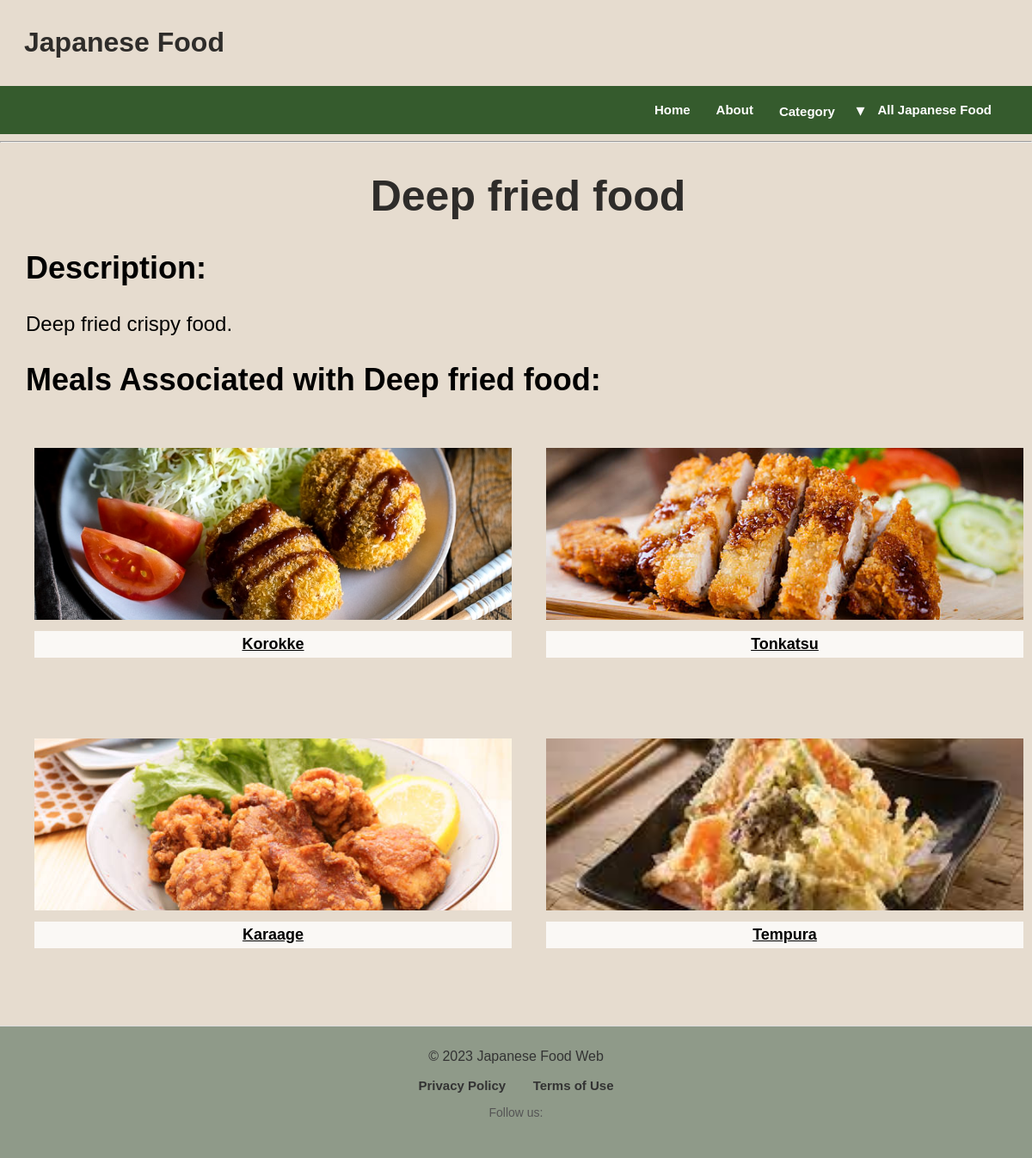
Page /base/3 on the earlier database version.
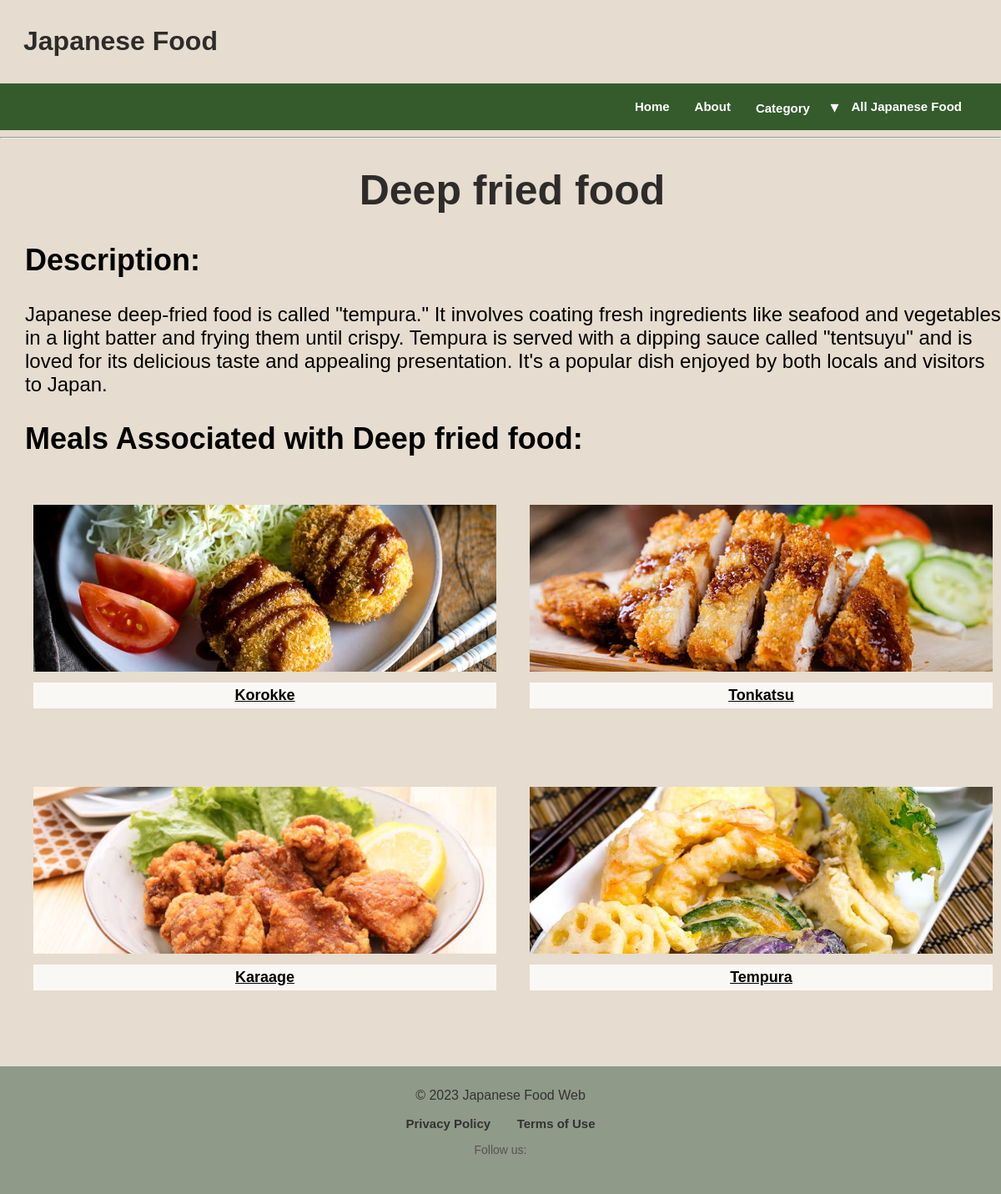
Same page on the later database version.
### app/models.py (models this page shows, shortened)
class Base(db.Model):
    __tablename__ = "Base"
    id = db.Column(db.Integer, primary_key=True)
    name = db.Column(db.String())
    description = db.Column(db.Text())
    image_url = db.Column(db.Text())
    meals = db.relationship('Meal', backref='base', lazy=True)

class Meal(db.Model):
    __tablename__ = "Meal"
    id = db.Column(db.Integer, primary_key=True)
    name = db.Column(db.String())
    description = db.Column(db.Text())
    price = db.Column(db.Text())
    image_url = db.Column(db.Text())
    base_id = db.Column(db.Integer, db.ForeignKey('Base.id'))
    ingredients = db.relationship(
        'Ingredient',
        secondary=MealIngredient,
        backref='meals'
    )

### app/routes.py (the view)
@app.route('/base/<int:base_id>')
def base(base_id):
    base = models.Base.query.get(base_id)
    if not base:
        abort(404)  # Return 404 error if base with the given id doesn't exist
    meals_of_base = base.meals  # Accessing meals associated with the base
    return render_template("base.html", base=base, meals_of_base=meals_of_base)

### app/templates/base.html (shortened to what this page needs)
<!DOCTYPE html>
<html>
<head>
  <link rel="stylesheet" href="{{ url_for('static', filename='common.css') }}">
  <link rel="stylesheet" href="{{ url_for('static', filename='base.css') }}">
</head>
{% extends 'layout.html' %}
{% block content %}
    <div class="base-details">
        <h1 class="base-name">{{ base.name }}</h1>
        <div class="description">
            <h2>Description:</h2>
            <p>{{ base.description }}</p>
        </div>
        <div class="meals">
            <h2>Meals Associated with {{ base.name }}:</h2>
            <ul class="meal-grid">
                {% for meal in base.meals %}
                    <li class="meal-item">
                        <div class="meal-container">
                            <a href="{{ url_for('Japanese_food', id=meal.id) }}">
                                <div class="image-container">
                                    <img src="{{ meal.image_url }}" alt="{{ meal.name }} Image" class="meal-image">
                                </div>
                                <p class="meal-name">{{ meal.name }}</p>
                            </a>
                        </div>
                    </li>
                {% endfor %}
            </ul>
        </div>
    </div>
{% endblock %}

### app/templates/layout.html (shortened to what this page needs)
<!DOCTYPE html>
<html>
<head>
  <link rel="stylesheet" href="{{ url_for('static', filename='styles/common.css') }}">
</head>
<body class="page-container">
  {% include 'header.html' %}
  {% include 'nav.html' %}
  <div class="content-container">
    {% block content %}{% endblock %}
  </div>
  {% include 'footer.html' %}
</body>
</html>

### app/templates/header.html (shortened to what this page needs)
<!DOCTYPE html>
<html>
<head>
  <link rel="stylesheet" href="{{ url_for('static', filename='common.css') }}">
  <link rel="stylesheet" href="{{ url_for('static', filename='header.css') }}">
</head>
<body>
  <header>
    <h1>Japanese Food</h1>
  </header>
</body>
</html>

### app/templates/nav.html (shortened to what this page needs)
<!DOCTYPE html>
<html>
<head>
</head>
<body>
    <nav>
        <div class="nav-links">
            <a href="/">Home</a>
            <a href="/about">About</a>
            <div class="dropdown">
                <a href="#">Category</a>
            </div>
            <a href="/all_Japanese_food">All Japanese Food</a>
        </div>
    </nav>
    <hr>
</body>
</html>

### app/templates/footer.html (shortened to what this page needs)
<!DOCTYPE html>
<html>
<body>
  <footer style="background-color: #768674c4; padding: 10px 20px; border-top: 1px solid #ddd; margin-top: 15px; margin-bottom: 0;">
    <div style="text-align: center;">
      <p style="font-size: 16px; color: #333;">&copy; 2023 Japanese Food Web</p>
      <div style="margin-top: 3px;">
        <a href="#" style="color: #333; text-decoration: none; margin-right: 12px;">Privacy Policy</a>
        <a href="#" style="color: #333; text-decoration: none;">Terms of Use</a>
      </div>
    </div>
    <div style="text-align: center; margin-top: 5px;">
      <p style="font-size: 14px; color: #555;">Follow us:</p>
    </div>
  </footer>
</body>
</html>

### app/static/common.css (style rules this page uses)
body { background-color: rgb(230, 220, 207); background-size: cover; background-repeat: no-repeat; background-attachment: fixed; font-family: "ヒラギノ角ゴ Pro W3", "Hiragino Kaku Gothic Pro", "メイリオ", Meiryo, "ＭＳ Ｐゴシック", sans-serif; margin: 0; }

### app/static/base.css (style rules this page uses)
.base-name { font-size: 50px; display: flex; align-items: center; justify-content: center; height: 100%; }
.description, .meals { font-size: 24px; margin-left: 30px; }
.meal-grid { display: flex; flex-wrap: wrap; justify-content: space-between; list-style: none; padding: 0; }
.meal-name { font-size: 18px; margin-top: 10px; padding: 5px 10px; text-decoration: underline; cursor: pointer; transition: color 0.2s, background-color 0.2s; color: rgb(0, 0, 0); background-color: rgba(255, 255, 255, 0.8); }
.meal-item { width: calc(50% - 10px); margin-bottom: 20px; }
.meal-container { text-align: center; margin-left: 10px; margin-right: 10px; }
.meal-image { color: rgb(30, 18, 255); width: 100%; height: 200px; object-fit: cover; cursor: pointer; transition: transform 0.2s; }

### app/static/header.css (style rules this page uses)
header { background-image: linear-gradient(to right, rgba(255, 255, 255, 1)); padding-top: 10px; padding-bottom: 10px; }
h1 { color: rgba(0, 0, 0, 0.8); padding-left: 28px; }

### app/templates/nav.html (style rules this page uses)
body { margin: 0; padding: 0; font-family: Arial, sans-serif; }
nav { background-color: #355b2d; padding: 16px 0; display: flex; justify-content: center; align-items: center; padding-right: 32px; }
.nav-links { display: flex; align-items: center; margin-left: auto; }
a { color: white; text-decoration: none; margin: 0 15px; font-weight: bold; font-size: 15px; transition: color 0.3s; }
.dropdown { position: relative; }
.dropdown::after { content: "\25BE"; margin-left: 5px; font-size: 20px; color:rgb(255, 255, 255); }

Differences in the rows shown:
changed Base "Deep fried food": description "Deep fried crispy food." → "Japanese deep-fried food is called \"tempura.\" It involves coating fresh ingredients like seafood and vegetables in a light batter and frying them until crispy. Tempura is served with a dipping sauce called \"tentsuyu\" and is loved for its delicious taste and appealing presentation. It's a popular dish enjoyed by both locals and visitors to Japan."
changed Meal "Tempura": image_url: a different picture
